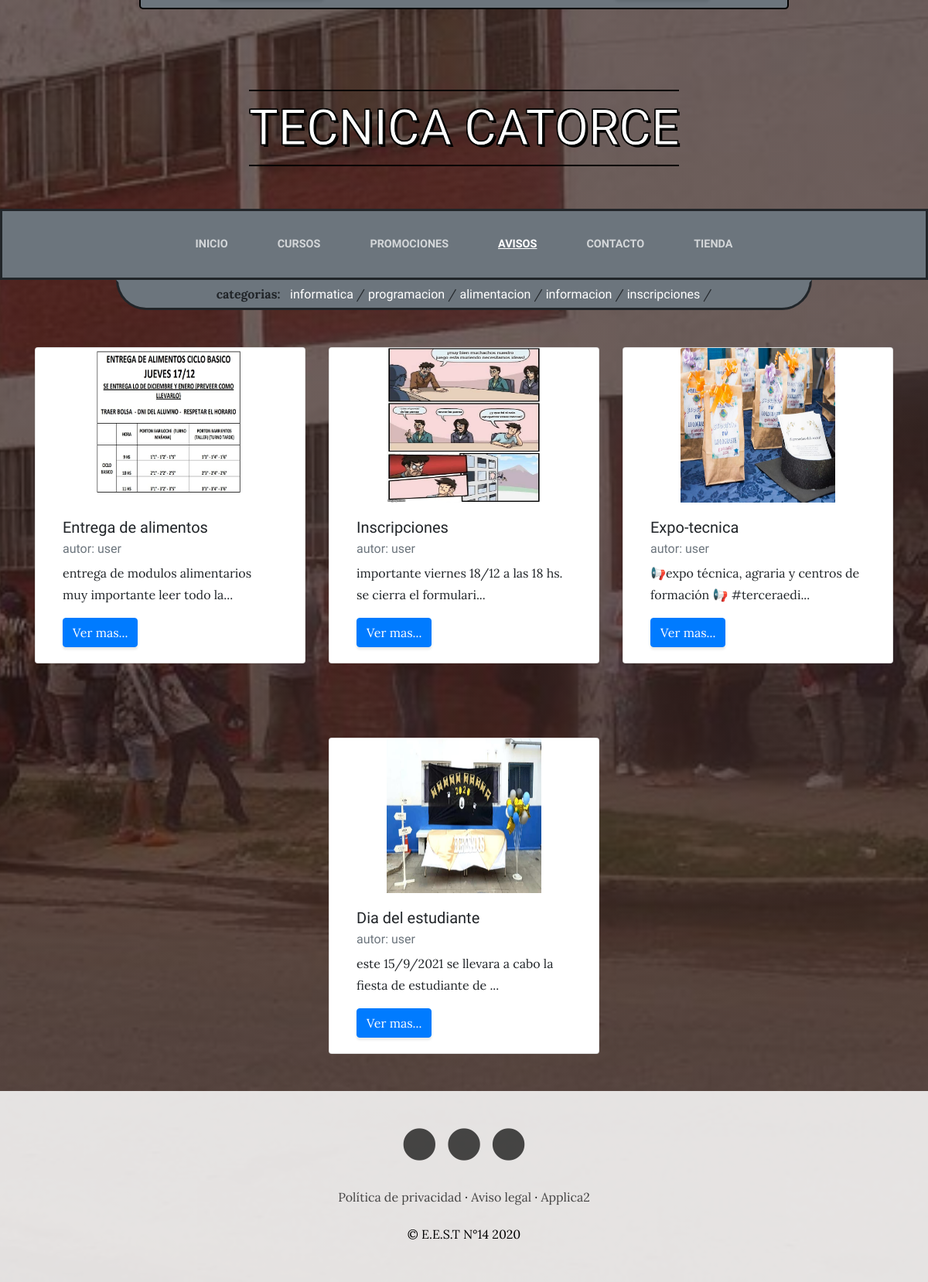
The page /informacion/ on the database its author committed.
### informacion/models.py (models this page shows, shortened)
class Categoria(models.Model):
    nombre = models.CharField(max_length=50)
    created = models.DateField(auto_now_add=True)
    update = models.DateField(auto_now_add=True)
    class Meta():
        verbose_name = "categoria"
        verbose_name_plural = "categorias"

class Post(models.Model):
    titulo = models.CharField(max_length=40)
    contenido = models.TextField()
    imagen = models.ImageField(upload_to="post", null=True, blank=True)
    autor = models.ForeignKey(User, on_delete = models.CASCADE)
    created = models.DateField(auto_now_add=True)
    categorias = models.ManyToManyField(Categoria)
    update = models.DateField(auto_now_add=True)
    class Meta():
        verbose_name = "post"
        verbose_name_plural = "posts"

### informacion/views.py (the view)
# urls.py: path('', views.informacion, name="Informacion"),
def informacion(request):
    titulo = "blog"
    categoria = Categoria.objects.all()
    post = Post.objects.all()
    return render(request, "informacion/blog.html", {"titulo":titulo, "post":post, "categoria":categoria,})

### informacion/templates/informacion/blog.html
{% extends "sitio_web_app/base.html" %}
{% load static %}
{% block content %}
    <section>
        <div class="informacion">
            <div class="informacion-div">
                <b> categorias: &nbsp;</b>
                {% for categoria in categoria%}
                        <a class="informacion-div-a" href="categoria/{{categoria.id}}/">
                            {{categoria.nombre}}
                        </a>
                        /
                {% endfor %}
            </div>
        </div>
    </section>
    <div class="container">
        <div class="row">
            {% for post in post %}
                <div class="col-sm-6 col-lg-4 mx-auto">
                            <div class="card bg my-5 col-12" >
                                <img class="card-img-top blog-img" src="{{post.imagen.url}}" alt="">
                                <div class="card-body text-truncat">
                                  <h5 class="card-title">{{post.titulo}}</h5>
                                  <h6 class="card-subtitle mb-2 text-muted">autor: {{post.autor}}</h6>
                                  <p class="card-text">{{post.contenido|slice:'60'|lower}}...</p>
                                  <a href="post/{{post.id}}/#titulo" class="btn btn-primary">Ver mas...</a>
                                </div>
                              </div>
                </div>
            {% endfor %}
        </div>
    </div>
{% endblock %}

### sitio_web_app/static/sitio_web_app/css/gestion.css (style rules this page uses)
body { font-family: 'Lora'; background: linear-gradient(rgba(47, 23, 15, 0.65), rgba(47, 23, 15, 0.65)), url("../img/bg_main.jpg"); background-attachment: fixed; background-position: center; background-size: cover; }
h1, h2, h3, h4, h5, h6 { font-family: 'Raleway'; }
p { line-height: 1.75; }
@media (min-width: 300px) { .informacion { width: 100%; height: 50px; } }
@media (min-width: 992px) { .informacion { margin: auto; width: 75%; } }
.informacion { height: auto; background-color: #6c757d; text-align: center; font-size: 1em; overflow-y: hidden; border: 3px solid; border-top-color: transparent; border-bottom-left-radius: 50px; border-bottom-right-radius: 50px; }
.informacion-div { margin: 3px; padding-bottom: 2px; vertical-align: auto; }
.informacion-div-a { text-decoration: none; color:white; font-family: 'Raleway'; }
.blog-img { height: 200px; width: 200px; margin:auto; }
.btn { box-shadow: 0px 3px 3px 0px rgba(33, 37, 41, 0.1); }

### rows shown on the page
Categoria: nombre "informatica"
Categoria: nombre "programacion"
Categoria: nombre "alimentacion"
Categoria: nombre "informacion"
Categoria: nombre "inscripciones"
Post: imagen (picture), titulo "Entrega de alimentos", autor "user", contenido "entrega de modulos alimentarios muy importante leer todo la"
Post: imagen (picture), titulo "Inscripciones", autor "user", contenido "importante viernes 18/12 a las 18 hs. se cierra el formulari"
Post: imagen (picture), titulo "Expo-tecnica", autor "user", contenido "📢expo técnica, agraria y centros de formación 📢 #terceraedi"
Post: imagen (picture), titulo "Dia del estudiante", autor "user", contenido "este 15/9/2021 se llevara a cabo la fiesta de estudiante de"
